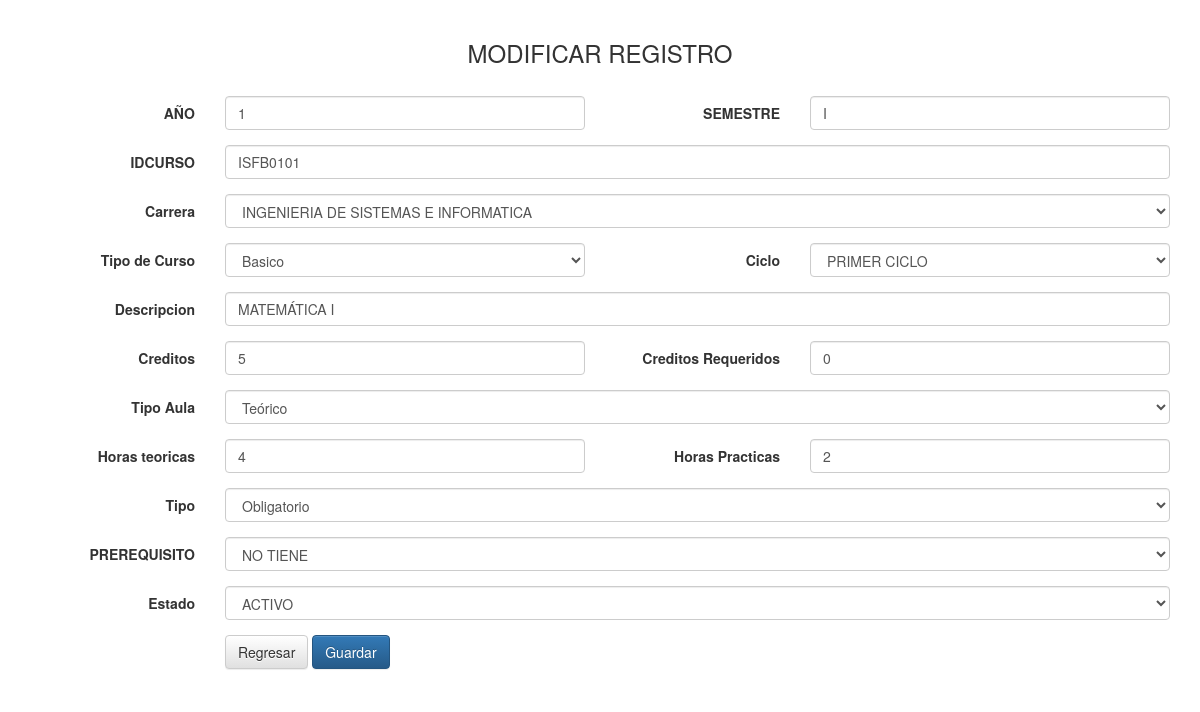
The app's page /mantenimiento/academico/m_a_cu_modificar.php?IDCursos=ISFB0101 with its own data.
### tables this page shows
CREATE TABLE `tbl_cursos` (
  `Año` int(11) NOT NULL,
  `Semestre` varchar(2) NOT NULL,
  `IDCursos` varchar(8) NOT NULL DEFAULT '',
  `Descripcion` varchar(30) DEFAULT NULL,
  `IDCarrera` varchar(4) NOT NULL,
  `Tipo_Curso` varchar(1) DEFAULT NULL,
  `IDCiclo` int(11) DEFAULT NULL,
  `IDPrerequisito` varchar(8) NOT NULL,
  `Creditos` int(11) DEFAULT NULL,
  `Rcreditos` int(11) DEFAULT NULL,
  `HorasTeoricas` int(5) DEFAULT NULL,
  `HorasPractica` int(5) DEFAULT NULL,
  `Tipo` char(1) DEFAULT NULL,
  `IDTA` int(11) NOT NULL,
  `Estado` char(2) DEFAULT NULL
);

CREATE TABLE `tbl_carrera` (
  `IDCarrera` varchar(4) NOT NULL DEFAULT '',
  `Descripcion` varchar(60) DEFAULT NULL,
  `Duracion` int(11) DEFAULT NULL,
  `Cant_creditos` int(11) DEFAULT NULL,
  `Pension` double DEFAULT NULL,
  `Nro_pensiones` int(11) DEFAULT NULL,
  `Costo_matricula` double DEFAULT NULL,
  `Estado` char(2) DEFAULT NULL,
  `IDFacultad` int(11) DEFAULT NULL
);

CREATE TABLE `tbl_ciclos` (
  `IDCiclo` int(11) NOT NULL,
  `Descripcion` varchar(30) DEFAULT NULL,
  `Estado` char(2) DEFAULT NULL
);

CREATE TABLE `tbl_tipo_aula` (
  `IDTA` int(11) NOT NULL,
  `Descripcion` varchar(20) DEFAULT NULL,
  `Estado` char(2) DEFAULT NULL
);

### mantenimiento/academico/m_a_cu_modificar.php (the view, shortened to what this page needs)
<?php
    require '../../conexion.php';
    $id = $_GET['IDCursos'];
    $sql = "SELECT * FROM tbl_cursos WHERE IDCursos='$id'";
    $resultado = $mysqli->query($sql);
    $fila = $resultado->fetch_array(MYSQLI_ASSOC);
    $sql1 = "SELECT * FROM tbl_carrera ORDER BY IDCarrera";
    $resultado1 = $mysqli->query($sql1);
    $sql2 = "SELECT * FROM tbl_ciclos ORDER BY IDCiclo";
    $resultado2 = $mysqli->query($sql2);
    $sql3 = "SELECT * FROM tbl_tipo_aula ORDER BY IDTA";
	$resultado3 = $mysqli->query($sql3);
	$sql4 = "SELECT * FROM tbl_cursos ORDER BY IDCursos";
    $resultado4 = $mysqli->query($sql4);
?>
<html lang="es">
	<head>
		<link href="../../css/bootstrap.min.css" rel="stylesheet">
		<link href="../../css/bootstrap-theme.css" rel="stylesheet">
	</head>
	<body>
		<div class="container">
			<br>
            <div class="row">
				<h3 style="text-align:center">MODIFICAR REGISTRO</h3>
			</div>
			<br>
			<form class="form-horizontal" method="POST" action="m_a_cu_update.php" autocomplete="off">
				<div class="form-group">
					<label for="año" class="col-sm-2 control-label">AÑO</label>
					<div class="col-sm-4">
						<input type="text" class="form-control" id="año" name="año" placeholder="año númerico"
						value="<?php echo $fila['Año'];?>"
						required>
					</div>
					<label for="semestre" class="col-sm-2 control-label">SEMESTRE</label>
					<div class="col-sm-4">
						<input type="text" class="form-control" id="semestre" name="semestre" placeholder="semestre en número romanos"
						value="<?php echo $fila['Semestre'];?>"
						required>
					</div>
				</div>
				<div class="form-group">
					<label for="id" class="col-sm-2 control-label">IDCURSO</label>
					<div class="col-sm-10">
						<input type="text" class="form-control" id="id" name="id" placeholder="Id del curso"
						value="<?php echo $fila['IDCursos'];?>"
						required>
					</div>
				</div>
                <div class="form-group">
					<label for="carrera" class="col-sm-2 control-label">Carrera</label>
					<div class="col-sm-10">
						<select class="form-control" id="carrera" name="carrera">
							<?php while($row = $resultado1->fetch_array(MYSQLI_ASSOC)) { ?>
								<option value="<?php echo $row['IDCarrera']; ?>"
                                <?php if($row['IDCarrera']==$fila['IDCarrera'])echo 'selected';?>
                                ><?php echo $row['Descripcion']; ?></option>
							<?php } ?>
						</select>
					</div>
				</div>
                <div class="form-group">
					<label for="tipoc" class="col-sm-2 control-label">Tipo de Curso</label>
					<div class="col-sm-4">
						<select class="form-control" id="tipoc" name="tipoc">
							<option value="B"
                            <?php if($fila['Tipo_Curso']=='1')echo 'selected';?>
                            >Basico</option>
						</select>
					</div>
					<label for="ciclo" class="col-sm-2 control-label">Ciclo</label>
					<div class="col-sm-4">
						<select class="form-control" id="ciclo" name="ciclo">
							<?php while($row = $resultado2->fetch_array(MYSQLI_ASSOC)) { ?>
								<option value="<?php echo $row['IDCiclo']; ?>"
								<?php if($row['IDCiclo']==$fila['IDCiclo'])echo 'selected';?>
								><?php echo $row['Descripcion']; ?></option>
							<?php } ?>
						</select>
					</div>
				</div>
				<div class="form-group">
					<label for="descripcion" class="col-sm-2 control-label">Descripcion</label>
					<div class="col-sm-10">
						<input type="text" class="form-control" id="descripcion" name="descripcion" placeholder="descripcion"
                        value="<?php echo $fila['Descripcion'];?>"
                        required>
					</div>
				</div>
                <div class="form-group">
					<label for="creditos" class="col-sm-2 control-label">Creditos</label>
					<div class="col-sm-4">
						<input type="number" class="form-control" id="creditos" name="creditos" placeholder="creditos"
                        value="<?php echo $fila['Creditos'];?>"
                        required>
					</div>
					<label for="creditosr" class="col-sm-2 control-label">Creditos Requeridos</label>
					<div class="col-sm-4">
						<input type="number" class="form-control" id="creditosr" name="creditosr" placeholder="creditos requeridos"
                        value="<?php echo $fila['Rcreditos'];?>"
                        required>
					</div>
				</div>
                <div class="form-group">
					<label for="tipoa" class="col-sm-2 control-label">Tipo Aula</label>
					<div class="col-sm-10">
						<select class="form-control" id="tipoa" name="tipoa">
							<?php while($row = $resultado3->fetch_array(MYSQLI_ASSOC)) { ?>
								<option value="<?php echo $row['IDTA']; ?>"
                                <?php if($row['IDTA']==$fila['IDTA'])echo 'selected';?>
                                ><?php echo $row['Descripcion']; ?></option>
							<?php } ?>
						</select>
					</div>
				</div>
                <div class="form-group">
					<label for="horast" class="col-sm-2 control-label">Horas teoricas</label>
					<div class="col-sm-4">
						<input type="number" class="form-control" id="horast" name="horast" placeholder="horas teoricas"
                        value="<?php echo $fila['HorasTeoricas'];?>"
                        required>
					</div>
					<label for="horasp" class="col-sm-2 control-label">Horas Practicas</label>
					<div class="col-sm-4">
						<input type="number" class="form-control" id="horasp" name="horasp" placeholder="horas practicas"
                        value="<?php echo $fila['HorasPractica'];?>"
                        required>
					</div>
				</div>
				<div class="form-group">
					<label for="tipo" class="col-sm-2 control-label">Tipo</label>
					<div class="col-sm-10">
						<select class="form-control" id="tipo" name="tipo">
							<option value="O"
                            <?php if($fila['Tipo']=='O')echo 'selected';?>
                            >Obligatorio</option>
						</select>
					</div>
				</div>
				<div class="form-group">
					<label for="pre" class="col-sm-2 control-label">PREREQUISITO</label>
					<div class="col-sm-10">
						<select class="form-control" id="pre" name="pre">
							<option value="">NO TIENE</option>
						</select>
					</div>
				</div>
				<div class="form-group">
					<label for="estado" class="col-sm-2 control-label">Estado</label>
					<div class="col-sm-10">
						<select class="form-control" id="estado" name="estado">
							<option value="01" <?php if($fila['Estado']=='01') echo 'selected'; ?>>ACTIVO</option>
						</select>
					</div>
				</div>
				<div class="form-group">
					<div class="col-sm-offset-2 col-sm-10">
						<a href="m_a_curso.php" class="btn btn-default">Regresar</a>
						<button type="submit" class="btn btn-primary">Guardar</button>
					</div>
				</div>
			</form>
		</div>
	</body>
</html>

### records on screen
tbl_cursos: año "1", semestre "I", id "ISFB0101", carrera "INGENIERIA DE SISTEMAS E INFORMATICA", ciclo "PRIMER CICLO", descripcion "MATEMÁTICA I", creditos "5", creditosr "0", tipoa "Teórico", horast "4", horasp "2", tipo "Obligatorio", estado "ACTIVO"
